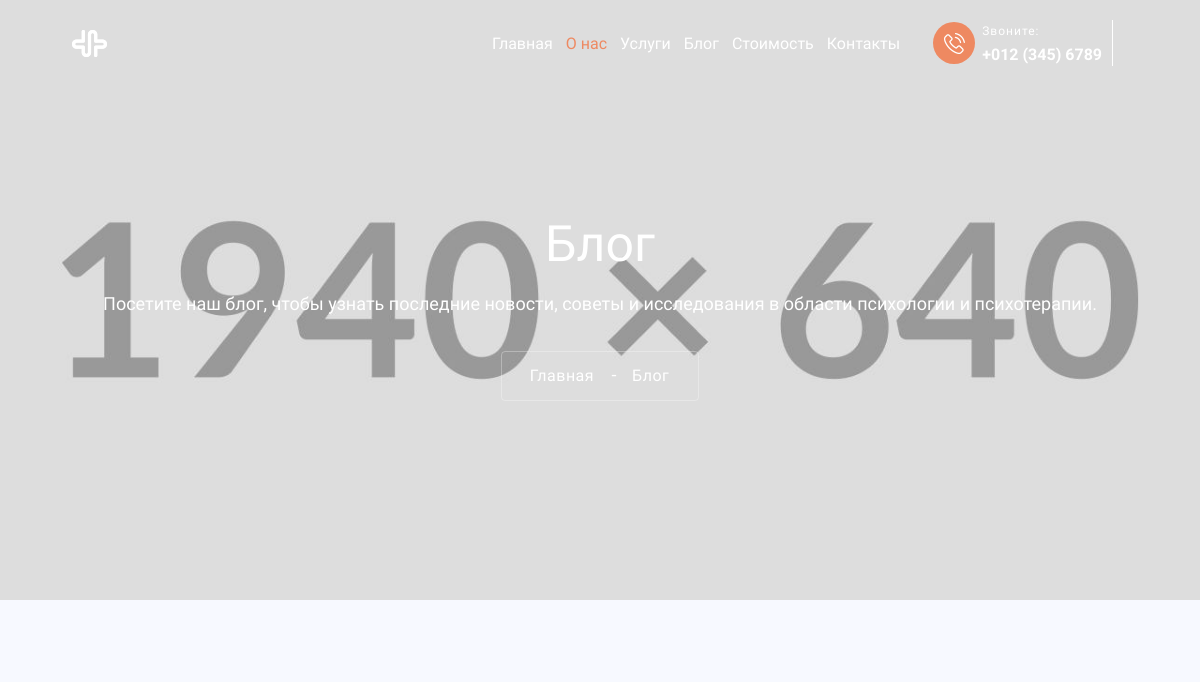
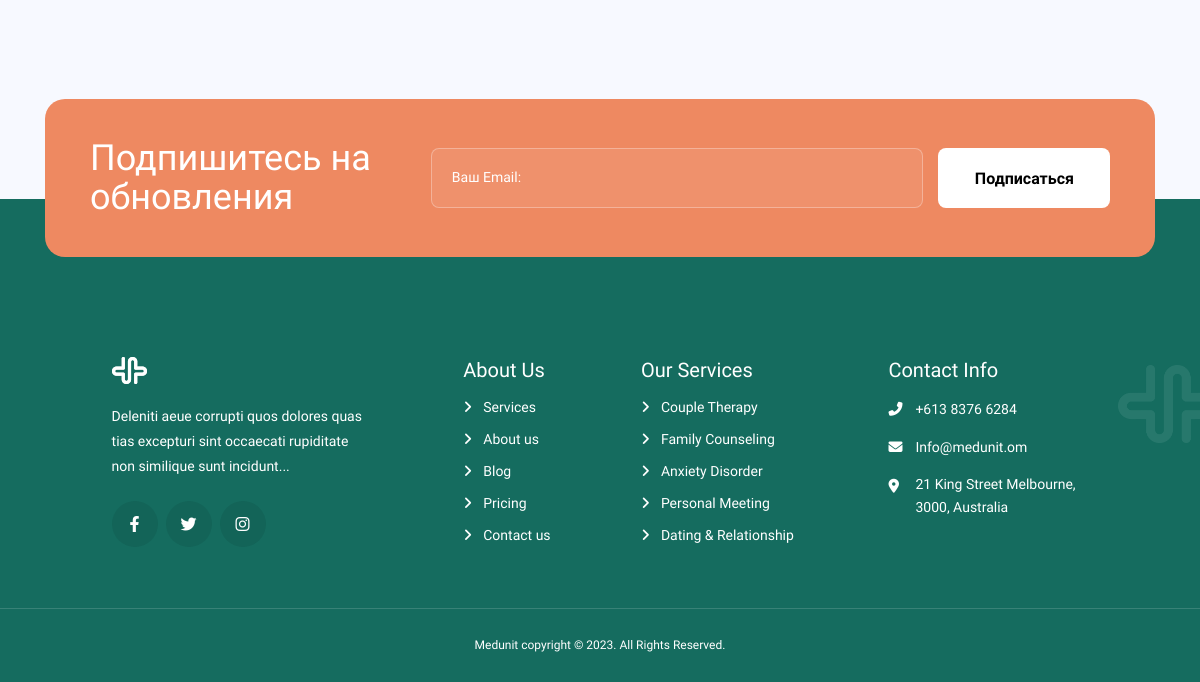
/blog/, run on an earlier commit of the app's database (2 pictures, top to bottom).
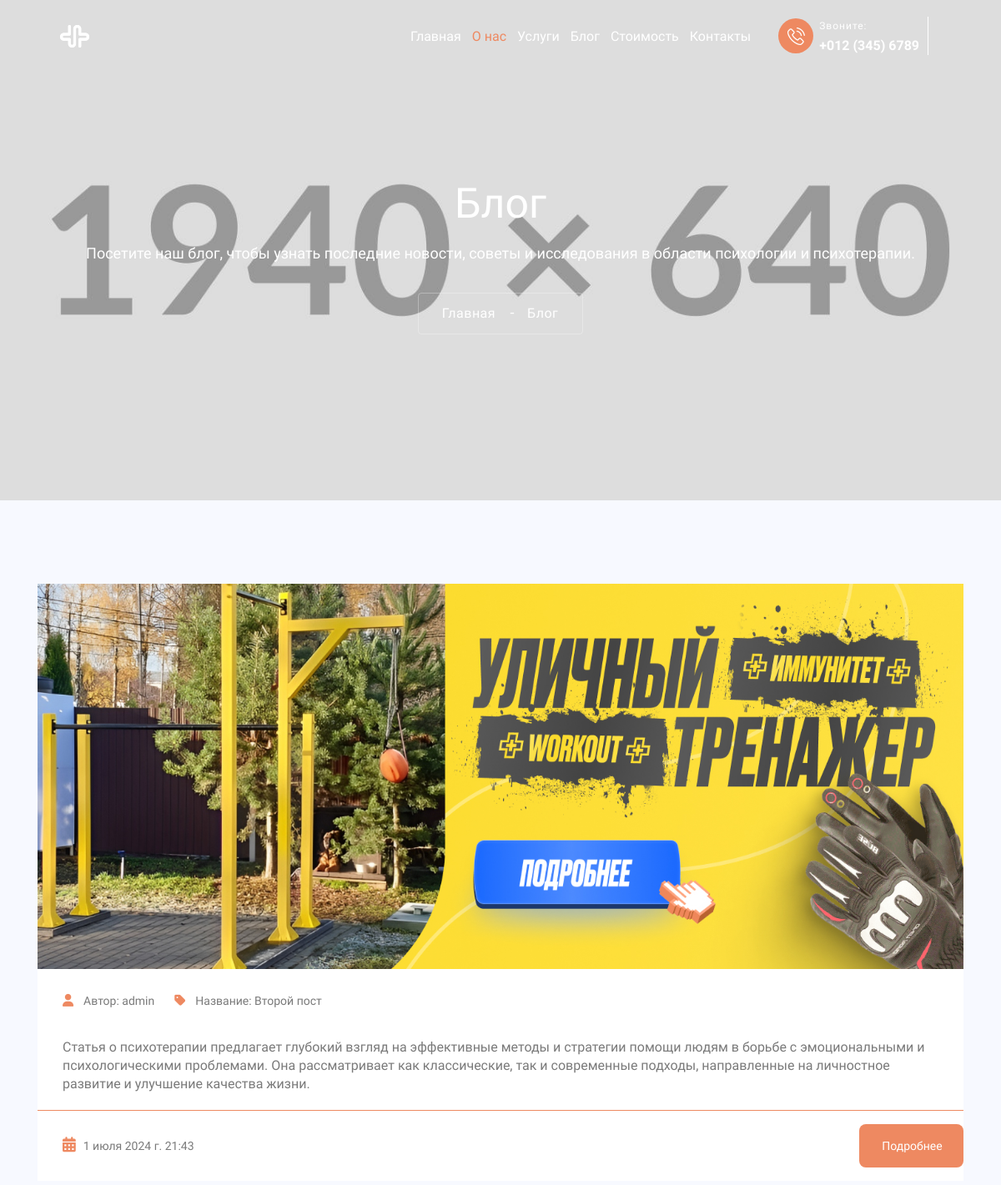
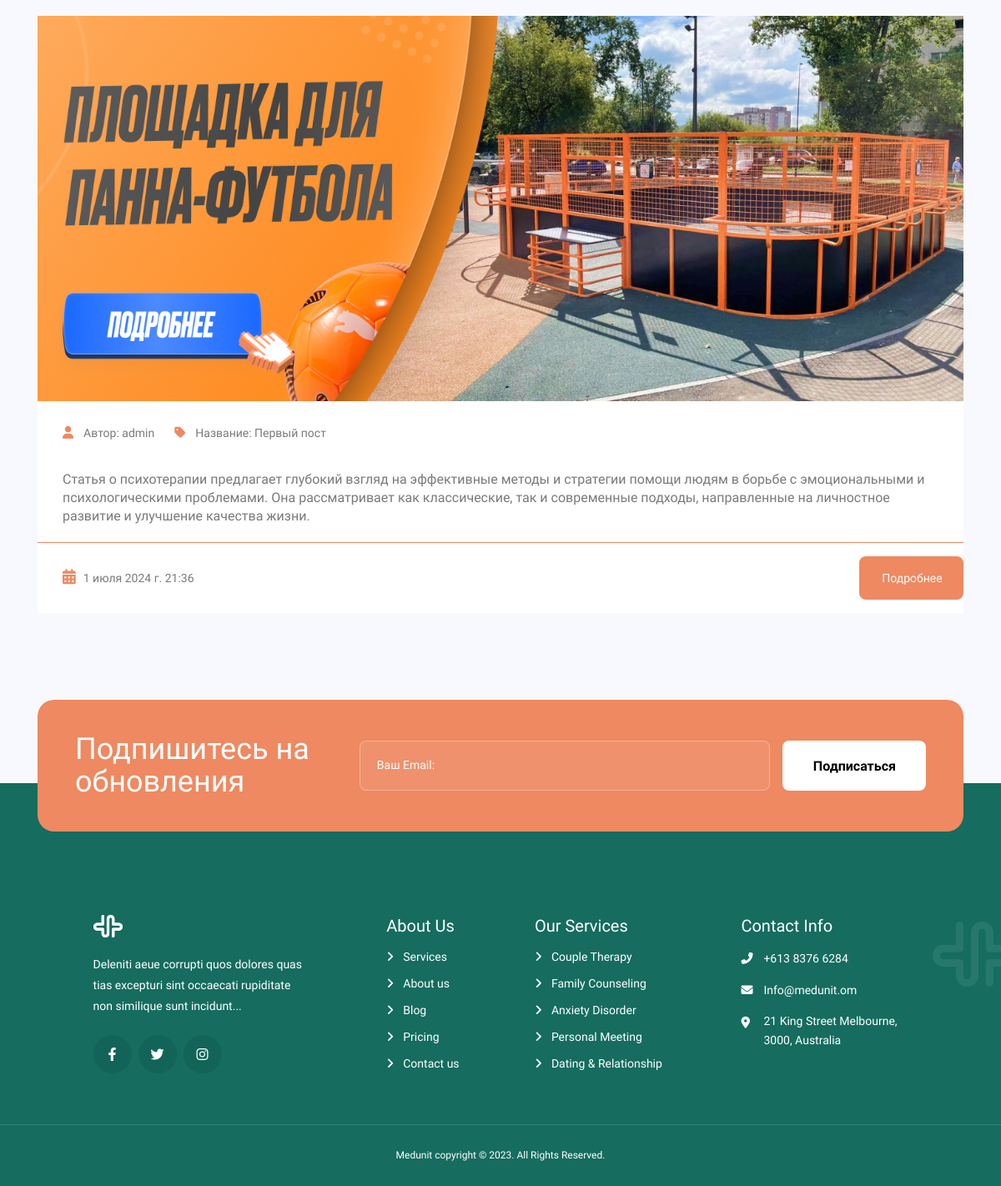
And on a later commit of the database (2 pictures, top to bottom).
### main/models.py (models this page shows, shortened)
class Post(models.Model):
    class Status(models.TextChoices):
        DRAFT = 'DF', 'Draft'
        PUBLISHED = 'PB', 'Published'
    title = models.CharField(max_length=250)
    slug = models.SlugField(max_length=250)
    author = models.ForeignKey(User,
                               on_delete=models.CASCADE,
                               related_name='blog_posts')
    description = models.TextField(verbose_name='Краткое описание', max_length=500, null=True)
    text = models.TextField(verbose_name='Полный текст записи', null=True)
    thumbnail = models.ImageField(default='default.jpg',
                                  verbose_name='Изображение записи',
                                  blank=True,
                                  upload_to='images/thumbnails/',
                                  validators=[
                                      FileExtensionValidator(allowed_extensions=('png', 'jpg', 'webp', 'jpeg', 'gif'))]
                                  )
    publish = models.DateTimeField(default=timezone.now)
    created = models.DateTimeField(auto_now_add=True)
    updated = models.DateTimeField(auto_now=True)
    status = models.CharField(max_length=2,
                              choices=Status.choices,
                              default=Status.DRAFT)
    objects = models.Manager()  # менеджер, применяемый по умолчанию
    published = PublishedManager()  # конкретно-прикладной менеджер
    class Meta:
        verbose_name = 'Пост'
        verbose_name_plural = 'Посты'
        ordering = ['-publish']

### main/views.py (the view)
# urls.py: 2. Add a URL to urlpatterns:  path('blog/', include('blog.urls'))
def blog(request):
    posts = Post.objects.all()
    context = {
        'title': 'Блог',
        'posts': posts
    }
    return render(request, 'main/blog.html', context)

### templates/main/blog.html (shortened to what this page needs)
{% extends 'base.html' %}
{% load static %}
{% block content %}
    <section class="service-banner sub-banner-section w-100 float-left d-flex align-items-center">
        <div class="container">
            <div class="sub-banner-inner-con text-center">
                <h1 data-aos="fade-up" data-aos-duration="700">Блог</h1>
                <p data-aos="fade-up" data-aos-duration="700">Посетите наш блог, чтобы узнать последние новости, советы и исследования в области психологии и психотерапии.</p>
                <nav aria-label="breadcrumb" data-aos="fade-up" data-aos-duration="700">
                    <ol class="breadcrumb d-inline-block mb-0">
                        <li class="breadcrumb-item d-inline-block"><a href="index.html">Главная</a></li>
                        <li class="breadcrumb-item active text-white d-inline-block" aria-current="page">Блог</li>
                    </ol>
                </nav>
            </div>
        </div>
    </section>
    <div class="blog-posts blogpage-section">
        <div class="container">
            <div class="row wow fadeInUp" style="visibility: visible; animation-name: fadeInUp;">
                <div id="blog" class="col-xl-12">
                    {% for post in posts %}
                    <div class="blog-box onecolumn-blog float-left w-100 post-item mb-4">
                        <div class="post-item-wrap position-relative">
                            <div class="post-image">
                                <a href="single-blog.html"><img alt="{{ post.title }}" src="{{ post.thumbnail.url }}" style="width: 1110px; height: 462px;"></a>
                            </div>
                            <div class="lower-portion">
                                <i class="fa-solid fa-user"></i>
                                <span class="text-size-14 text-mr">Автор: {{ post.author }}</span>
                                <i class="tag-mb fa-solid fa-tag"></i>
                                <span class="text-size-14">Название: {{ post.title }}</span>
                                <p class="mb-0 text-size-16">{{ post.description }}</p>
                            </div>
                            <div class="button-portion loadone_twocol">
                                <div class="date">
                                    <i class="mb-0 calendar-ml fa-solid fa-calendar-days"></i>
                                    <span class="mb-0 text-size-14">{{ post.publish }}</span>
                                </div>
                                <div class="button">
                                    <a class="mb-0 read_more text-decoration-none" href="./single-blog.html">
                                        Подробнее</a>
                                </div>
                            </div>
                        </div>
                    </div>
                    {% endfor %}
                </div>
            </div>
        </div>
    </div>
{% endblock content %}

### templates/base.html (shortened to what this page needs)
{% load static %}
<!DOCTYPE html>
<html lang="zxx">
<head>
    <link href="{% static "assets/bootstrap/bootstrap.min.css" %}" rel="stylesheet">
    <link rel="stylesheet" href="https://cdnjs.cloudflare.com/ajax/libs/font-awesome/6.1.1/css/all.min.css">
    <link rel="stylesheet" href="{% static "assets/css/aos.css" %}">
    <link rel="stylesheet" href="{% static "assets/css/custom.css" %}">
    <link rel="stylesheet" href="{% static "assets/css/custom-style.css" %}">
    <link rel="stylesheet" href="{% static "assets/css/special-classes.css" %}">
    <link rel="stylesheet" href="{% static "assets/css/responsive.css" %}">
    <link rel="stylesheet" href="{% static "assets/css/mobile.css" %}">
    <link rel="stylesheet" href="{% static "assets/css/owl.carousel.css" %}">
    <link rel="stylesheet" href="https://cdnjs.cloudflare.com/ajax/libs/magnific-popup.js/1.1.0/magnific-popup.css">
</head>
<body>
    <div class="header-main-con w-100 float-left">
        <div class="container-fluid">
            <nav class="navbar navbar-expand-lg navbar-light p-0">
                <a class="navbar-brand" href="index.html">
                    <figure class="mb-0">
                        <img src="assets/images/logo.png" alt="logo">
                    </figure>
                </a>
                <div class="collapse navbar-collapse justify-content-end" id="navbarSupportedContent">
                    <ul class="navbar-nav">
                        <li class="nav-item">
                            <a class="nav-link p-0" href="index.html">Главная</a>
                        </li>
                        <li class="nav-item">
                            <a class="nav-link p-0 active" href="about.html">О нас</a>
                        </li>
                        <li class="nav-item">
                            <a class="nav-link p-0" href="services.html">Услуги</a>
                        </li>
                        <li class="nav-item">
                            <a class="nav-link p-0" href="one-column.html">Блог</a>
                        </li>
                        <li class="nav-item">
                            <a class="nav-link p-0" href="pricing.html">Стоимость</a>
                        </li>
                        <li class="nav-item">
                            <a class="nav-link p-0" href="contact.html">Контакты</a>
                        </li>
                    </ul>
                    <div class="header-contact d-flex align-items-center">
                        <div class="phone d-flex align-items-center">
                            <figure class="mb-0">
                                <img src="assets/images/phone.png" alt="phone">
                            </figure>
                            <div class="phone-txt">
                                <span class="d-block">Звоните:</span>
                                <a href="tel:+0123456789">+012 (345) 6789</a>
                            </div>
                        </div>
                    </div>
                </div>
            </nav>
        </div>
    </div>
    {% block content %}
    {% endblock content %}
    <section class="footer-main-section w-100 float-left position-relative">
        <div class="container">
            <div class="subscribe-con d-flex">
                <h4>Подпишитесь на <br>
                    обновления</h4>
                <div class="form-sec">
                    <input type="email" name="email" id="email" placeholder="Ваш Email:">
                    <button type="submit" id="submit" class="sign-up-btn">Подписаться</button>
                </div>
            </div>
            <div class="footer-inner-sec">
                <div class="footer-boxes">
                    <div class="footer-logo-con">
                        <a href="index.html">
                            <figure>
                                <img src="assets/images/logo.png" alt="logo">
                            </figure>
                        </a>
                        <p>Deleniti aeue corrupti quos dolores quas
                            tias excepturi sint occaecati rupiditate non
                            similique sunt incidunt...</p>
                        <div class="social-links">
                            <ul class="list-unstyled mb-0 d-flex ">
                                <li class="d-flex justify-content-center align-items-center"><a
                                        href="https://www.facebook.com/login/"><i class="fab fa-facebook-f"></i></a>
                                </li>
                                <li class="d-flex justify-content-center align-items-center"><a
                                        href="https://twitter.com/i/flow/login?input_flow_data=%7B%22requested_variant%22%3A%22eyJsYW5nIjoiZW4ifQ%3D%3D%22%7D"><i
                                            class="fab fa-twitter"></i></a></li>
                                <li class="d-flex justify-content-center align-items-center"><a
                                        href="https://www.instagram.com/accounts/login/?next=https%3A%2F%2Fwww.instagram.com%2Faccounts%2Fonetap%2F%3Fnext%3D%252F%26__coig_login%3D1"><i
                                            class="fab fa-instagram"></i></a>
                                </li>
                            </ul>
                        </div>
                    </div>
                </div>
                <div class="footer-text-boxes">
                    <h4>About Us</h4>
                    <ul class="mb-0 list-unstyled">
                        <li class="position-relative"><a href="services.html"><i class="fas fa-angle-right"></i>Services</a></li>
                        <li class="position-relative"><a href="about.html"><i class="fas fa-angle-right"></i>About us</a></li>
                        <li class="position-relative"><a href="single-blog.html"><i class="fas fa-angle-right"></i>Blog</a></li>
                        <li class="position-relative"><a href="pricing.html"><i class="fas fa-angle-right"></i>Pricing</a></li>
                        <li class="position-relative mb-0"><a href="contact.html"><i class="fas fa-angle-right"></i>Contact us</a>
                        </li>
                    </ul>
                </div>
                <div class="footer-text-boxes">
                    <h4>Our Services</h4>
                    <ul class="mb-0 list-unstyled">
                        <li class="position-relative"><a href="services.html"><i class="fas fa-angle-right"></i>Couple Therapy</a>
                        </li>
                        <li class="position-relative"><a href="services.html"><i class="fas fa-angle-right"></i>Family
                                Counseling</a></li>
                        <li class="position-relative"><a href="services.html"><i class="fas fa-angle-right"></i>Anxiety Disorder</a>
                        </li>
                        <li class="position-relative"><a href="services.html"><i class="fas fa-angle-right"></i>Personal Meeting</a>
                        </li>
                        <li class="position-relative mb-0"><a href="services.html"><i class="fas fa-angle-right"></i>Dating &
                                Relationship</a></li>
                    </ul>
                </div>
                <div class="footer-text-boxes">
                    <h4>Contact Info</h4>
                    <ul class="mb-0 list-unstyled">
                        <li class="position-relative"><a href="tel:+61383766284"><i class="fas fa-phone-alt"></i>+613
                                8376 6284</a></li>
                        <li class="position-relative"><a href="mailto:Info@medunit.om"><i
                                    class="fas fa-envelope"></i>Info@medunit.om</a></li>
                        <li class="position-relative mb-0"><i class="fas fa-map-marker-alt"></i>21 King Street
                            Melbourne,<br> 3000, Australia</li>
                    </ul>
                </div>
            </div>
        </div>
    </section>
    <div class="copy-rihgt-sec w-100 float-left text-center">
        <p class="mb-0">Medunit copyright © 2023. All Rights Reserved.</p>
    </div>
</body>
</html>

### static/assets/css/custom-style.css (style rules this page uses)
:root { --primary-color:#FFF; --secondary-color:#232323; --accent:#ee8961; --text-color: #7a7a7a; --button-color: #156c5f; }
a { outline:none; color:#dddddd; text-decoration:none; }
.breadcrumb-item+.breadcrumb-item::after { top: 2px; }
.single-post01 .post-image img, .single-post01 .post-navigation, .single-post01 .comment-list img, .sidebar .widget, .sidebar .widget-tweeter small, .sidebar .widget-twitter small, #loader-wrapper, .post-image img, .single-post01 .post-item-description .post-meta, .sidebar .form-inline .input-group, .sidebar .post-thumbnail-entry, .fluid-width-video-wrapper iframe, .fluid-width-video-wrapper object, .fluid-width-video-wrapper embed, #blog .post-item.border > .post-item-wrap > .post-item-description, #blog img,#blog audio,#blog iframe { width: 100%; border: none }
.blogpage-section { position: relative; padding: 130px 0 200px; background: #f7f9ff; width: 100%; float: left; }
.blogpage-section .blog-box { position: relative; background: var(--primary-color); margin-bottom: 32px; z-index: 3; width: 100%; }
.blogpage-section .blog-box .lower-portion { padding: 26px 30px 20px; border-bottom: 1px solid var(--accent); }
.blogpage-section .blog-box .lower-portion i { font-size: 15px; color: var(--accent); margin-right: 8px; margin-bottom: 28px; }
.blogpage-section .blog-box .lower-portion .text-mr { margin-right: 20px; color: var(--text-color); }
.blogpage-section .blog-box .button-portion { position: relative; padding: 16px 0 16px 30px; }
.blogpage-section .blog-box .button-portion .date { display: inline-block; width: 50.5%; }
.blogpage-section .blog-box .button-portion .button { display: inline-block; text-align: right; width: 48%; }
.blogpage-section .blog-box .button-portion span { color: var(--text-color); }
.text-size-14 { font-size: 14px; }
.blogpage-section .blog-box .button-portion .calendar-ml { font-size: 18px; color: var(--accent); margin-right: 5px; margin-bottom: 28px; }
.blogpage-section .blog-box .button-portion .read_more { background: var(--accent); color: var(--primary-color); font-size: 14px; line-height: 22px; font-weight: 400; border-radius: 8px; padding: 14px 24px 14px 26px; text-align: center; display: inline-block; transition: all 0.3s ease-in-out; border: none; overflow: visible; outline: none; border: 1px solid transparent; }
.button-portion .date i { color: var(--accent); margin-right: 5px; }
.blog-posts a { text-decoration: none; }
.blogpage-section a { text-decoration: none; }
.blogpage-section .onecolumn-blog .button-portion .date { width: 51.6%; }
.breadcrumb, #loader, .sidebar .widget-tweeter small, .sidebar .widget-twitter small, .post-navigation .post-next span, .post-navigation .post-prev span, .sidebar .post-thumbnail-entry .post-category { display: block; font-size: 12px; line-height: 20px; }
.breadcrumb { font-size: 10px; margin-bottom: 10px; letter-spacing: .5px; background-color: transparent; padding: 10px 0; }
.blog-posts p { font-size: 16px; line-height: 22px; margin-top: 10px; }
@media screen and (max-width: 1440px) { .blogpage-section { padding: 100px 0 180px; } }

### static/assets/css/special-classes.css (style rules this page uses)
:root { --primary-color: #fff; --secondary-color: #232323; --accent: #ee8961; --text-color: #7a7a7a; --button-color: #156c5f; }

What changed in the data, as far as the page shows it:
added Post: thumbnail (picture), author "admin", title "Второй пост", description "Статья о психотерапии предлагает глубокий взгляд на эффективные методы и стратегии помощи людям в борьбе с эмоциональными и психологическими проблемами. Она рассматривает как классические, так и современные подходы, направленные на личностное развитие и улучшение качества жизни.", publish "1 июля 2024 г. 21:43"
added Post: thumbnail (picture), author "admin", title "Первый пост", description "Статья о психотерапии предлагает глубокий взгляд на эффективные методы и стратегии помощи людям в борьбе с эмоциональными и психологическими проблемами. Она рассматривает как классические, так и современные подходы, направленные на личностное развитие и улучшение качества жизни.", publish "1 июля 2024 г. 21:36"
